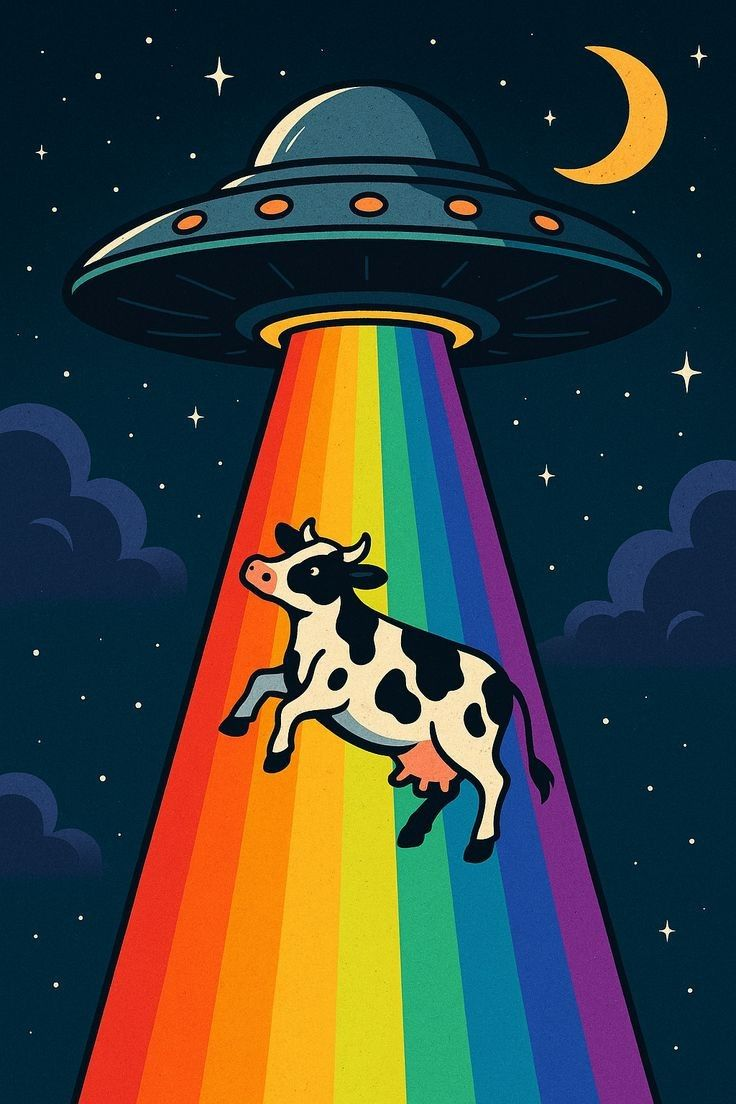
#> input picture homework12/2/images/0da4201d9b34b1c5c2b2f85930c987ea.jpg, 736 x 1104 px; its folder holds only this picture in this run
$ python parallel_image_processing.py
#> lines starting #> are read from the running program, lines starting #| are printed output that depends on the picture
"""Паралельна обробка зображень: зміна розміру та застосування фільтра EMBOSS."""

from concurrent.futures import ProcessPoolExecutor
import pathlib
from PIL import Image, ImageFilter, UnidentifiedImageError


def process_image(image_path: str, output_dir: str) -> str:
    """Обробляє зображення: змінює розмір та застосовує фільтр EMBOSS"""
#> called with output_dir = 'processed'
    try:
        img: Image.Image = Image.open(image_path)
#> img is the input picture: PIL image 736x1104 RGB; mean R, G, B 60.2, 65.8, 61
        img = img.resize((300, 300))
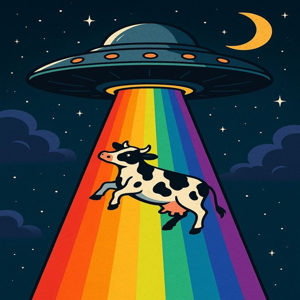
#> img: PIL image 300x300 RGB; mean R, G, B 60.2, 65.8, 61
        img = img.filter(ImageFilter.BLUR)
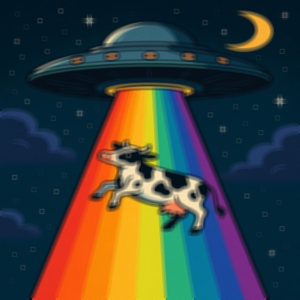
#> img: PIL image 300x300 RGB; mean R, G, B 60.2, 65.8, 61

        output_path = pathlib.Path(output_dir) / f"processed_{pathlib.Path(image_path).name}"
        img.save(output_path)
        return str(output_path)

    except FileNotFoundError:
        return f"Файл не знайдено: {image_path}"
    except UnidentifiedImageError:
        return f"Неможливо відкрити зображення: {image_path}"
    except OSError as e:
        return f"Помилка при роботі з файлом {image_path}: {e}"


def main():
    """Головна функція для паралельної обробки зображень."""
    input_dir = "images"
    output_dir = "processed"
    pathlib.Path(output_dir).mkdir(exist_ok=True)

    image_files = list(pathlib.Path(input_dir).glob("*.jpg"))

    with ProcessPoolExecutor() as executor:
        futures = [executor.submit(process_image, str(img), output_dir) for img in image_files]

        for future in futures:
            print(future.result())


if __name__ == "__main__":
    main()

$ run again, on homework12/2/images/dedafa6aa12efb7eff5a3c681c200927.jpg
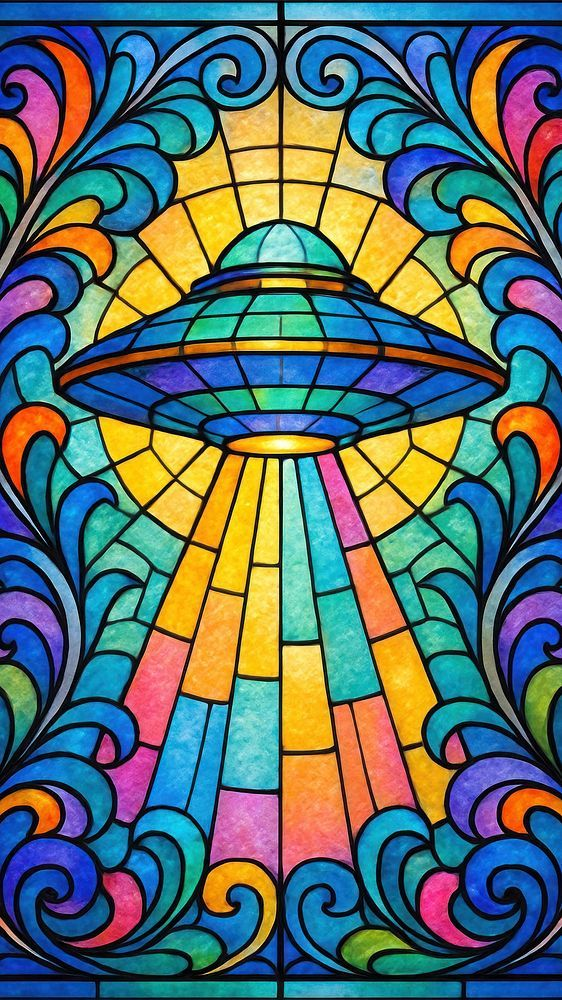
#> input picture homework12/2/images/dedafa6aa12efb7eff5a3c681c200927.jpg, 562 x 1000 px
#> in process_image, img is the input picture: PIL image 562x1000 RGB; mean R, G, B 89.8, 110.4, 107.9
#> in process_image, `img = img.resize((300, 300))`:
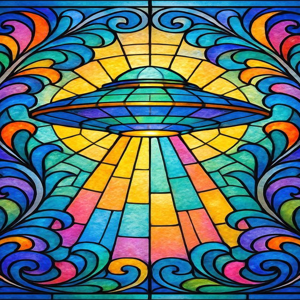
#> img: PIL image 300x300 RGB; mean R, G, B 89.8, 110.4, 108
#> in process_image, `img = img.filter(ImageFilter.BLUR)`:
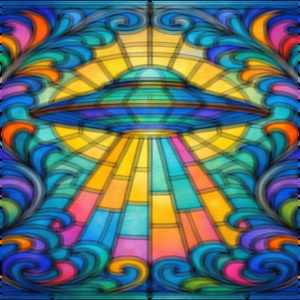
#> img: PIL image 300x300 RGB; mean R, G, B 89.8, 110.3, 107.7
